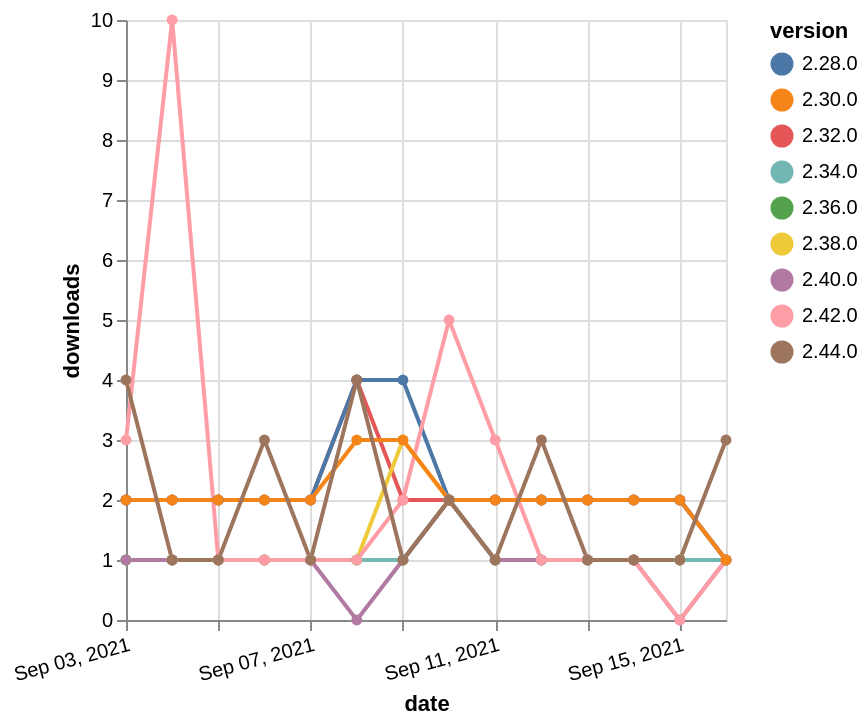

Write a Vega-Lite specification for this figure.
### Vega-Lite specification from a JSON file in a GitHub repository (floating-point values rounded to 4 significant figures)
{"$schema": "https://vega.github.io/schema/vega-lite/v5.json", "description": "A simple bar chart with embedded data.", "data": {"values": [{"date": "2021-09-03", "total": 241, "delta": 1, "version": "2.36.0"}, {"date": "2021-09-04", "total": 242, "delta": 1, "version": "2.36.0"}, {"date": "2021-09-05", "total": 243, "delta": 1, "version": "2.36.0"}, {"date": "2021-09-06", "total": 244, "delta": 1, "version": "2.36.0"}, {"date": "2021-09-07", "total": 245, "delta": 1, "version": "2.36.0"}, {"date": "2021-09-08", "total": 246, "delta": 1, "version": "2.36.0"}, {"date": "2021-09-09", "total": 247, "delta": 1, "version": "2.36.0"}, {"date": "2021-09-10", "total": 249, "delta": 2, "version": "2.36.0"}, {"date": "2021-09-11", "total": 250, "delta": 1, "version": "2.36.0"}, {"date": "2021-09-12", "total": 251, "delta": 1, "version": "2.36.0"}, {"date": "2021-09-13", "total": 252, "delta": 1, "version": "2.36.0"}, {"date": "2021-09-14", "total": 253, "delta": 1, "version": "2.36.0"}, {"date": "2021-09-15", "total": 254, "delta": 1, "version": "2.36.0"}, {"date": "2021-09-16", "total": 255, "delta": 1, "version": "2.36.0"}, {"date": "2021-09-03", "total": 2481, "delta": 2, "version": "2.32.0"}, {"date": "2021-09-04", "total": 2483, "delta": 2, "version": "2.32.0"}, {"date": "2021-09-05", "total": 2485, "delta": 2, "version": "2.32.0"}, {"date": "2021-09-06", "total": 2487, "delta": 2, "version": "2.32.0"}, {"date": "2021-09-07", "total": 2489, "delta": 2, "version": "2.32.0"}, {"date": "2021-09-08", "total": 2493, "delta": 4, "version": "2.32.0"}, {"date": "2021-09-09", "total": 2495, "delta": 2, "version": "2.32.0"}, {"date": "2021-09-10", "total": 2497, "delta": 2, "version": "2.32.0"}, {"date": "2021-09-11", "total": 2499, "delta": 2, "version": "2.32.0"}, {"date": "2021-09-12", "total": 2501, "delta": 2, "version": "2.32.0"}, {"date": "2021-09-13", "total": 2503, "delta": 2, "version": "2.32.0"}, {"date": "2021-09-14", "total": 2505, "delta": 2, "version": "2.32.0"}, {"date": "2021-09-15", "total": 2507, "delta": 2, "version": "2.32.0"}, {"date": "2021-09-16", "total": 2508, "delta": 1, "version": "2.32.0"}, {"date": "2021-09-03", "total": 3105, "delta": 2, "version": "2.28.0"}, {"date": "2021-09-04", "total": 3107, "delta": 2, "version": "2.28.0"}, {"date": "2021-09-05", "total": 3109, "delta": 2, "version": "2.28.0"}, {"date": "2021-09-06", "total": 3111, "delta": 2, "version": "2.28.0"}, {"date": "2021-09-07", "total": 3113, "delta": 2, "version": "2.28.0"}, {"date": "2021-09-08", "total": 3117, "delta": 4, "version": "2.28.0"}, {"date": "2021-09-09", "total": 3121, "delta": 4, "version": "2.28.0"}, {"date": "2021-09-10", "total": 3123, "delta": 2, "version": "2.28.0"}, {"date": "2021-09-11", "total": 3125, "delta": 2, "version": "2.28.0"}, {"date": "2021-09-12", "total": 3127, "delta": 2, "version": "2.28.0"}, {"date": "2021-09-13", "total": 3129, "delta": 2, "version": "2.28.0"}, {"date": "2021-09-14", "total": 3131, "delta": 2, "version": "2.28.0"}, {"date": "2021-09-15", "total": 3133, "delta": 2, "version": "2.28.0"}, {"date": "2021-09-16", "total": 3134, "delta": 1, "version": "2.28.0"}, {"date": "2021-09-03", "total": 395, "delta": 1, "version": "2.38.0"}, {"date": "2021-09-04", "total": 396, "delta": 1, "version": "2.38.0"}, {"date": "2021-09-05", "total": 397, "delta": 1, "version": "2.38.0"}, {"date": "2021-09-06", "total": 398, "delta": 1, "version": "2.38.0"}, {"date": "2021-09-07", "total": 399, "delta": 1, "version": "2.38.0"}, {"date": "2021-09-08", "total": 400, "delta": 1, "version": "2.38.0"}, {"date": "2021-09-09", "total": 403, "delta": 3, "version": "2.38.0"}, {"date": "2021-09-10", "total": 405, "delta": 2, "version": "2.38.0"}, {"date": "2021-09-11", "total": 406, "delta": 1, "version": "2.38.0"}, {"date": "2021-09-12", "total": 407, "delta": 1, "version": "2.38.0"}, {"date": "2021-09-13", "total": 408, "delta": 1, "version": "2.38.0"}, {"date": "2021-09-14", "total": 409, "delta": 1, "version": "2.38.0"}, {"date": "2021-09-15", "total": 410, "delta": 1, "version": "2.38.0"}, {"date": "2021-09-16", "total": 411, "delta": 1, "version": "2.38.0"}, {"date": "2021-09-03", "total": 315, "delta": 1, "version": "2.34.0"}, {"date": "2021-09-04", "total": 316, "delta": 1, "version": "2.34.0"}, {"date": "2021-09-05", "total": 317, "delta": 1, "version": "2.34.0"}, {"date": "2021-09-06", "total": 318, "delta": 1, "version": "2.34.0"}, {"date": "2021-09-07", "total": 319, "delta": 1, "version": "2.34.0"}, {"date": "2021-09-08", "total": 320, "delta": 1, "version": "2.34.0"}, {"date": "2021-09-09", "total": 321, "delta": 1, "version": "2.34.0"}, {"date": "2021-09-10", "total": 323, "delta": 2, "version": "2.34.0"}, {"date": "2021-09-11", "total": 324, "delta": 1, "version": "2.34.0"}, {"date": "2021-09-12", "total": 325, "delta": 1, "version": "2.34.0"}, {"date": "2021-09-13", "total": 326, "delta": 1, "version": "2.34.0"}, {"date": "2021-09-14", "total": 327, "delta": 1, "version": "2.34.0"}, {"date": "2021-09-15", "total": 328, "delta": 1, "version": "2.34.0"}, {"date": "2021-09-16", "total": 329, "delta": 1, "version": "2.34.0"}, {"date": "2021-09-03", "total": 185, "delta": 1, "version": "2.40.0"}, {"date": "2021-09-04", "total": 186, "delta": 1, "version": "2.40.0"}, {"date": "2021-09-05", "total": 187, "delta": 1, "version": "2.40.0"}, {"date": "2021-09-06", "total": 188, "delta": 1, "version": "2.40.0"}, {"date": "2021-09-07", "total": 189, "delta": 1, "version": "2.40.0"}, {"date": "2021-09-08", "total": 189, "delta": 0, "version": "2.40.0"}, {"date": "2021-09-09", "total": 190, "delta": 1, "version": "2.40.0"}, {"date": "2021-09-10", "total": 192, "delta": 2, "version": "2.40.0"}, {"date": "2021-09-11", "total": 193, "delta": 1, "version": "2.40.0"}, {"date": "2021-09-12", "total": 194, "delta": 1, "version": "2.40.0"}, {"date": "2021-09-13", "total": 195, "delta": 1, "version": "2.40.0"}, {"date": "2021-09-14", "total": 196, "delta": 1, "version": "2.40.0"}, {"date": "2021-09-15", "total": 196, "delta": 0, "version": "2.40.0"}, {"date": "2021-09-16", "total": 197, "delta": 1, "version": "2.40.0"}, {"date": "2021-09-03", "total": 301, "delta": 3, "version": "2.42.0"}, {"date": "2021-09-04", "total": 311, "delta": 10, "version": "2.42.0"}, {"date": "2021-09-05", "total": 312, "delta": 1, "version": "2.42.0"}, {"date": "2021-09-06", "total": 313, "delta": 1, "version": "2.42.0"}, {"date": "2021-09-07", "total": 314, "delta": 1, "version": "2.42.0"}, {"date": "2021-09-08", "total": 315, "delta": 1, "version": "2.42.0"}, {"date": "2021-09-09", "total": 317, "delta": 2, "version": "2.42.0"}, {"date": "2021-09-10", "total": 322, "delta": 5, "version": "2.42.0"}, {"date": "2021-09-11", "total": 325, "delta": 3, "version": "2.42.0"}, {"date": "2021-09-12", "total": 326, "delta": 1, "version": "2.42.0"}, {"date": "2021-09-13", "total": 327, "delta": 1, "version": "2.42.0"}, {"date": "2021-09-14", "total": 328, "delta": 1, "version": "2.42.0"}, {"date": "2021-09-15", "total": 328, "delta": 0, "version": "2.42.0"}, {"date": "2021-09-16", "total": 329, "delta": 1, "version": "2.42.0"}, {"date": "2021-09-03", "total": 2864, "delta": 2, "version": "2.30.0"}, {"date": "2021-09-04", "total": 2866, "delta": 2, "version": "2.30.0"}, {"date": "2021-09-05", "total": 2868, "delta": 2, "version": "2.30.0"}, {"date": "2021-09-06", "total": 2870, "delta": 2, "version": "2.30.0"}, {"date": "2021-09-07", "total": 2872, "delta": 2, "version": "2.30.0"}, {"date": "2021-09-08", "total": 2875, "delta": 3, "version": "2.30.0"}, {"date": "2021-09-09", "total": 2878, "delta": 3, "version": "2.30.0"}, {"date": "2021-09-10", "total": 2880, "delta": 2, "version": "2.30.0"}, {"date": "2021-09-11", "total": 2882, "delta": 2, "version": "2.30.0"}, {"date": "2021-09-12", "total": 2884, "delta": 2, "version": "2.30.0"}, {"date": "2021-09-13", "total": 2886, "delta": 2, "version": "2.30.0"}, {"date": "2021-09-14", "total": 2888, "delta": 2, "version": "2.30.0"}, {"date": "2021-09-15", "total": 2890, "delta": 2, "version": "2.30.0"}, {"date": "2021-09-16", "total": 2891, "delta": 1, "version": "2.30.0"}, {"date": "2021-09-03", "total": 139, "delta": 4, "version": "2.44.0"}, {"date": "2021-09-04", "total": 140, "delta": 1, "version": "2.44.0"}, {"date": "2021-09-05", "total": 141, "delta": 1, "version": "2.44.0"}, {"date": "2021-09-06", "total": 144, "delta": 3, "version": "2.44.0"}, {"date": "2021-09-07", "total": 145, "delta": 1, "version": "2.44.0"}, {"date": "2021-09-08", "total": 149, "delta": 4, "version": "2.44.0"}, {"date": "2021-09-09", "total": 150, "delta": 1, "version": "2.44.0"}, {"date": "2021-09-10", "total": 152, "delta": 2, "version": "2.44.0"}, {"date": "2021-09-11", "total": 153, "delta": 1, "version": "2.44.0"}, {"date": "2021-09-12", "total": 156, "delta": 3, "version": "2.44.0"}, {"date": "2021-09-13", "total": 157, "delta": 1, "version": "2.44.0"}, {"date": "2021-09-14", "total": 158, "delta": 1, "version": "2.44.0"}, {"date": "2021-09-15", "total": 159, "delta": 1, "version": "2.44.0"}, {"date": "2021-09-16", "total": 162, "delta": 3, "version": "2.44.0"}]}, "width": "container", "mark": {"type": "line", "point": {"filled": true}}, "encoding": {"x": {"field": "date", "type": "temporal", "timeUnit": "yearmonthdate", "title": "date", "axis": {"labelAngle": -15}}, "y": {"field": "delta", "type": "quantitative", "title": "downloads"}, "color": {"field": "version", "type": "nominal"}, "tooltip": {"field": "delta"}}}
